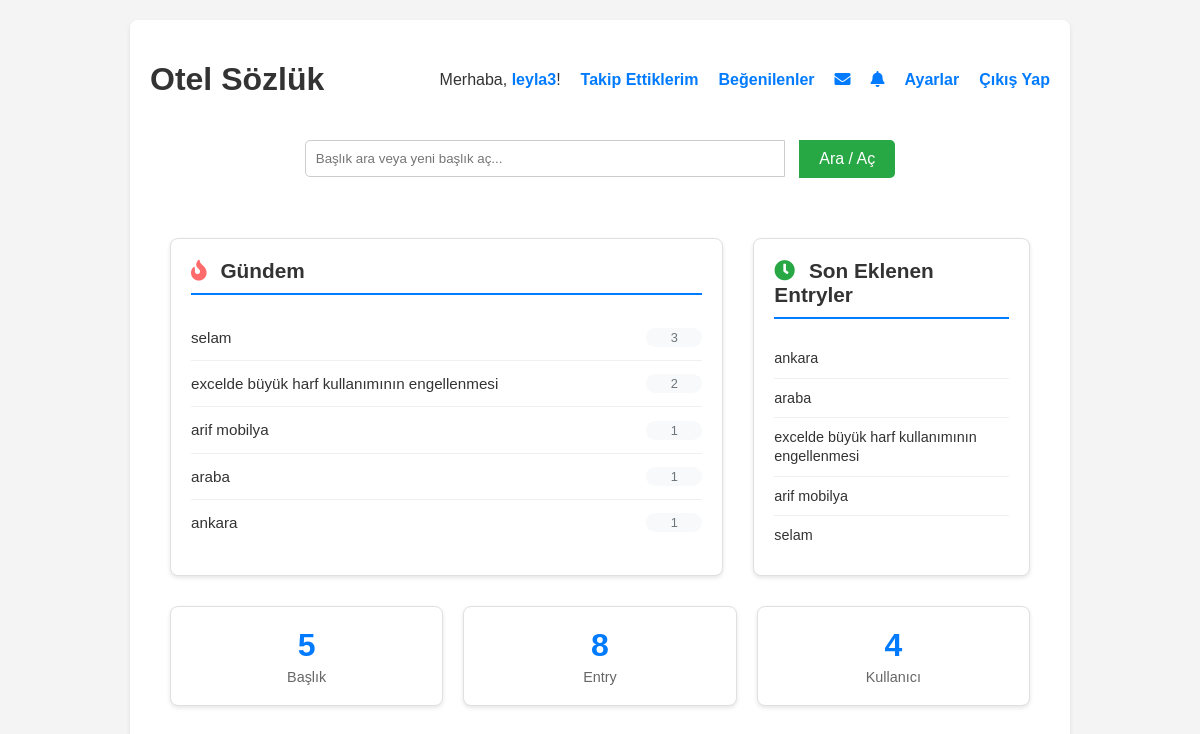
/ (signed in), run on the app's committed database.
### tables this page shows
CREATE TABLE basliklar (
            id INTEGER PRIMARY KEY AUTOINCREMENT,
            baslik_adi TEXT NOT NULL UNIQUE,
            entry_count INTEGER DEFAULT 0
        );

### yemeksozluk.py (the view)
@app.route('/')
def index():
    with get_db_connection() as conn:
        gundem = conn.execute('''
            SELECT b.id, b.baslik_adi, COUNT(e.id) as entry_sayisi
            FROM basliklar b
            LEFT JOIN entryler e ON b.id = e.baslik_id
            GROUP BY b.id
            ORDER BY entry_sayisi DESC
            LIMIT 10
        ''').fetchall()
        son = conn.execute('''
            SELECT b.id, b.baslik_adi
            FROM basliklar b
            JOIN entryler e ON b.id = e.baslik_id
            GROUP BY b.id, b.baslik_adi
            ORDER BY MAX(e.tarih) DESC
            LIMIT 10
        ''').fetchall()
        baslik_sayisi = conn.execute('SELECT COUNT(*) FROM basliklar').fetchone()[0]
        entry_sayisi = conn.execute('SELECT COUNT(*) FROM entryler').fetchone()[0]
        kullanici_sayisi = conn.execute('SELECT COUNT(*) FROM users').fetchone()[0]
        stats = {
            'baslik_sayisi': baslik_sayisi,
            'entry_sayisi': entry_sayisi,
            'kullanici_sayisi': kullanici_sayisi
        }
    return render_template('index.html', gundem=gundem, son=son, stats=stats, is_logged_in=is_logged_in())

### yemeksozluk.py (called while the page is built)
@contextmanager
def get_db_connection():
    conn = sqlite3.connect(DATABASE, timeout=20.0)
    conn.row_factory = sqlite3.Row
    conn.execute('PRAGMA foreign_keys = ON')
    try:
        yield conn
    finally:
        conn.close()

def is_logged_in():
    return 'logged_in' in session and session['logged_in']

@app.before_request
def before_request():
    g.unread_notifications_count = 0
    g.unread_messages_count = 0
    if is_logged_in():
        with get_db_connection() as conn:
            user_id = session['user_id']
            notifications_count = conn.execute('SELECT COUNT(*) FROM notifications WHERE user_id = ? AND is_read = 0', (user_id,)).fetchone()[0]
            g.unread_notifications_count = notifications_count
            messages_count = conn.execute('SELECT COUNT(*) FROM messages WHERE receiver_id = ? AND is_read = 0', (user_id,)).fetchone()[0]
            g.unread_messages_count = messages_count

### templates/index.html (shortened to what this page needs)
{% extends 'base.html' %}
{% block content %}
    <div class="home-container">
        <div class="home-sections">
            <div class="section-column">
                <div class="section-header">
                    <i class="fas fa-fire" style="color: #ff6b6b; margin-right: 8px;"></i>
                    Gündem
                </div>
                {% if gundem %}
                    <ul class="entry-list">
                        {% for baslik in gundem %}
                            <li class="entry-item">
                                <div class="entry-title">
                                    <a href="{{ url_for('baslik_detay', baslik_id=baslik.id) }}">{{ baslik.baslik_adi }}</a>
                                </div>
                                <div class="entry-count">
                                    {{ baslik.entry_sayisi }}
                                </div>
                            </li>
                        {% endfor %}
                    </ul>
                {% else %}
                    <p style="color: #666; text-align: center; padding: 20px;">Henüz gündemde başlık bulunmuyor.</p>
                {% endif %}
            </div>
            <div class="section-column">
                <div class="section-header">
                    <i class="fas fa-clock" style="color: #28a745; margin-right: 8px;"></i>
                    Son Eklenen Entryler
                </div>
                {% if son %}
                    <div class="recent-entries">
                        {% for baslik in son %}
                            <div class="recent-entry">
                                <a href="{{ url_for('baslik_detay', baslik_id=baslik.id) }}">{{ baslik.baslik_adi }}</a>
                            </div>
                        {% endfor %}
                    </div>
                {% else %}
                    <p style="color: #666; text-align: center; padding: 20px;">Henüz son entry bulunmuyor.</p>
                {% endif %}
            </div>
        </div>
        <div class="stats-section">
            <div class="stat-card">
                <div class="stat-number">{{ stats.baslik_sayisi if stats else 0 }}</div>
                <div class="stat-label">Başlık</div>
            </div>
            <div class="stat-card">
                <div class="stat-number">{{ stats.entry_sayisi if stats else 0 }}</div>
                <div class="stat-label">Entry</div>
            </div>
            <div class="stat-card">
                <div class="stat-number">{{ stats.kullanici_sayisi if stats else 0 }}</div>
                <div class="stat-label">Kullanıcı</div>
            </div>
        </div>
    </div>
{% endblock %}

### templates/base.html (style rules this page uses)
body { font-family: sans-serif; margin: 20px; background-color: #f4f4f4; color: #333; }

### templates/index.html (style rules this page uses)
.home-container { max-width: 1200px; margin: 0 auto; padding: 20px; }
.home-sections { display: grid; grid-template-columns: 2fr 1fr; gap: 30px; margin-top: 20px; }
.section-column { background-color: #ffffff; border: 1px solid #e0e0e0; border-radius: 8px; padding: 20px; box-shadow: 0 2px 4px rgba(0,0,0,0.1); }
.section-header { border-bottom: 2px solid #007bff; padding-bottom: 10px; margin-bottom: 20px; font-size: 1.3em; font-weight: bold; color: #333; }
.entry-list { list-style: none; padding: 0; margin: 0; }
.entry-item { padding: 12px 0; border-bottom: 1px solid #f0f0f0; display: flex; justify-content: space-between; align-items: center; }
.entry-item:last-child { border-bottom: none; }
.entry-title { flex: 1; font-size: 0.95em; line-height: 1.4; }
.entry-title a { text-decoration: none; color: #333; font-weight: 500; }
.entry-count { background-color: #f8f9fa; color: #6c757d; padding: 2px 8px; border-radius: 12px; font-size: 0.8em; font-weight: 500; min-width: 40px; text-align: center; }
.recent-entry { padding: 10px 0; border-bottom: 1px solid #f0f0f0; }
.recent-entry:last-child { border-bottom: none; }
.recent-entry a { text-decoration: none; color: #333; font-size: 0.9em; line-height: 1.3; }
.stats-section { display: grid; grid-template-columns: repeat(auto-fit, minmax(200px, 1fr)); gap: 20px; margin-top: 30px; }
.stat-card { background: white; padding: 20px; border-radius: 8px; border: 1px solid #e0e0e0; text-align: center; box-shadow: 0 2px 4px rgba(0,0,0,0.1); }
.stat-number { font-size: 2em; font-weight: bold; color: #007bff; margin-bottom: 5px; }
.stat-label { color: #666; font-size: 0.9em; }

### data on the page
basliklar: baslik_adi "selam", entry_sayisi "3"
basliklar: baslik_adi "excelde büyük harf kullanımının engellenmesi", entry_sayisi "2"
basliklar: baslik_adi "arif mobilya", entry_sayisi "1"
basliklar: baslik_adi "araba", entry_sayisi "1"
basliklar: baslik_adi "ankara", entry_sayisi "1"

### other printed values
{{ session.username }} "leyla3"
{{ stats.baslik_sayisi if stats else 0 }} "5"
{{ stats.entry_sayisi if stats else 0 }} "8"
{{ stats.kullanici_sayisi if stats else 0 }} "4"
